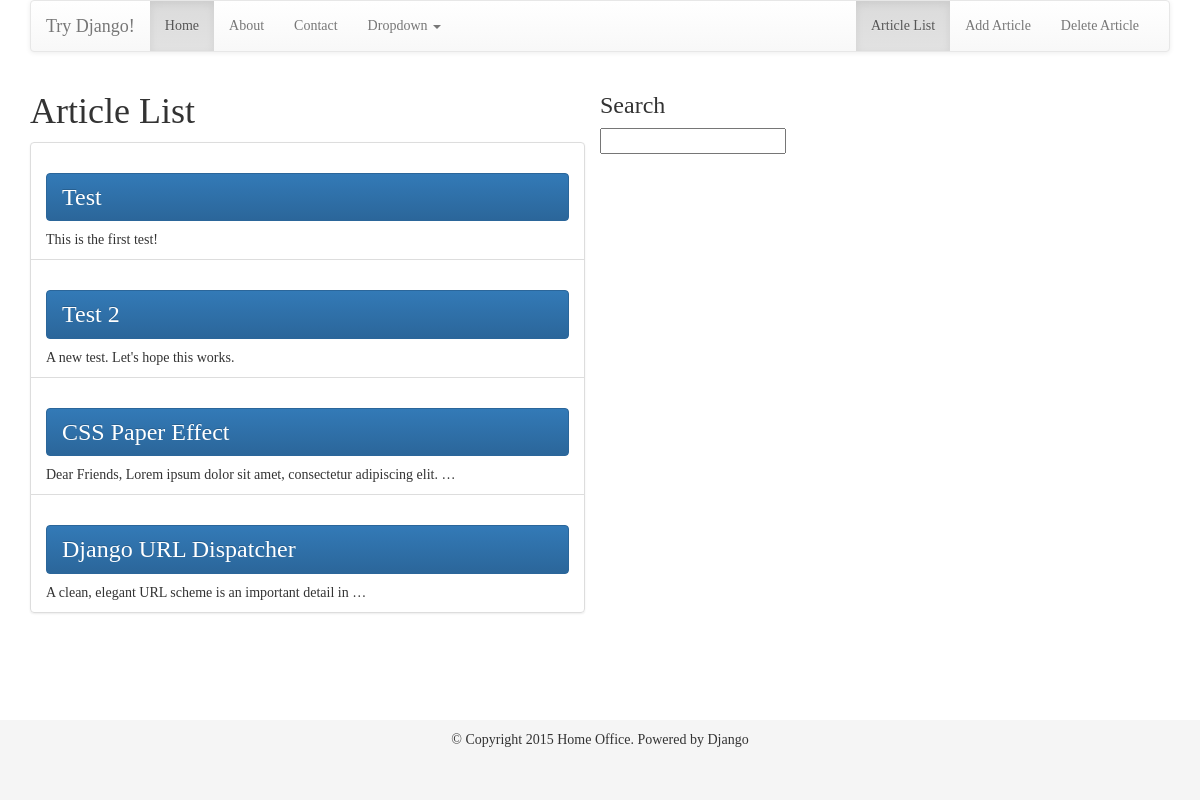
/articles/, run on an earlier commit of the app's database.
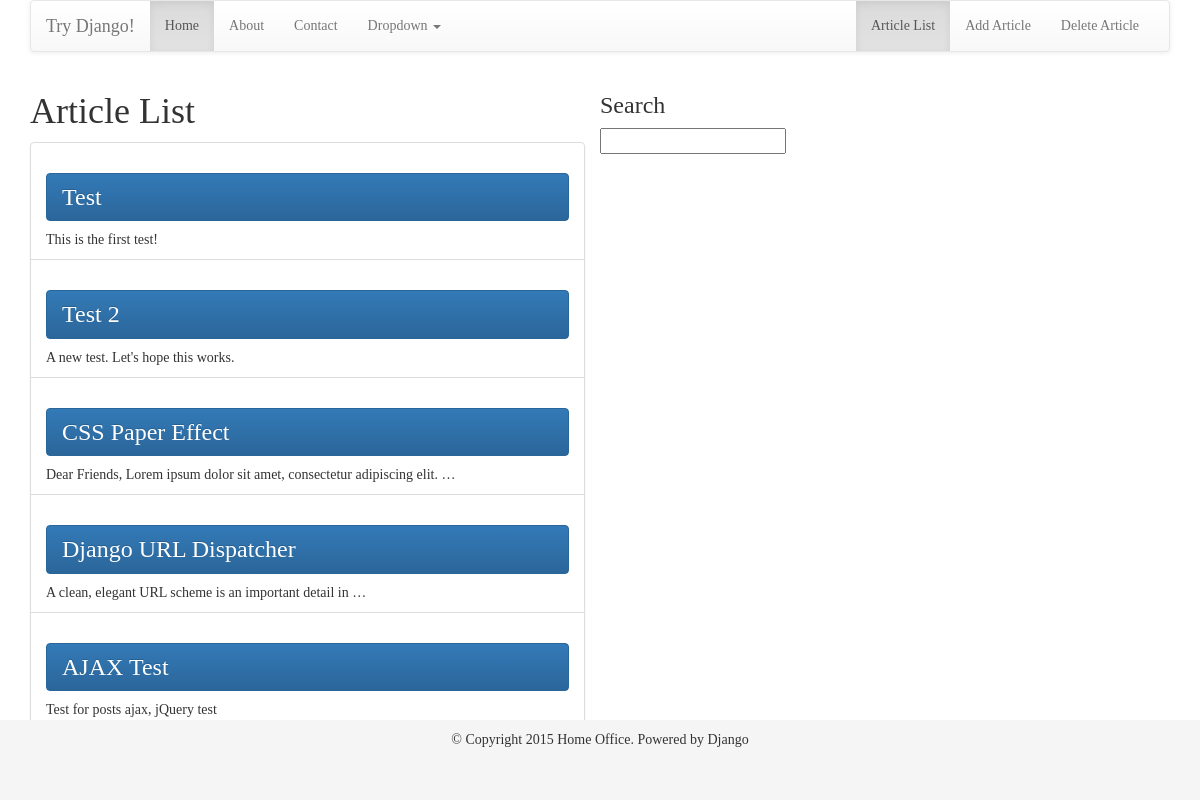
And on a later commit of the database.
### article/models.py (models this page shows)
class Article(models.Model):
    title = models.CharField(max_length=254)
    body = models.TextField()
    pub_date = models.DateTimeField('date published', auto_now_add=True, auto_now=False)
    def __unicode__(self):
        return self.title
    def get_absolute_url(self):
        return reverse('article', kwargs={'pk': self.pk})

### article/views.py (the view)
class ArticleListView(ListView):
    model = Article
    template_name = 'article_list.html'
    context_object_name = 'article_list'    # article_list (built in context name)

### templates/article/article_list.html (shortened to what this page needs)
{% extends 'base.html' %}
{% load staticfiles %}
{% block content %}
<div class="row">
    <div class="col-sm-6">
        <h1>Article List</h1>
        <ul class="list-group">
            {% for article in object_list %}
                <li class="list-group-item">
                    <h3><a href="{{ article.get_absolute_url }}"class="list-group-item active">{{ article }}</a></h3>
                    <p class="list-group-item-text">{{ article.body| truncatewords:10 }}</p>
                </li>
                    {% empty %}
                    <li class="list-group-item">You have no lists</li>
            {% endfor %}
        </ul>
    </div>
    <h3>Search</h3>
        <input type="text" id="search" name="search"/>{% csrf_token %}
{% endblock %}

### templates/base.html (shortened to what this page needs)
{% load staticfiles %}
<!DOCTYPE html>
<html lang="en">
<head>
<link rel="stylesheet" href="//netdna.bootstrapcdn.com/bootstrap/3.0.3/css/bootstrap.min.css">
<link rel="stylesheet" href="//netdna.bootstrapcdn.com/bootstrap/3.0.3/css/bootstrap-theme.min.css">
<link rel="stylesheet" type="text/css" href="{% static 'css/custom-font.css' %}">
<link rel="stylesheet" type="text/css" href="{% static 'css/footer.css' %}">
</head>
<body>
  <div class="container">
      <nav class="navbar navbar-default">
        <div class="container-fluid">
          <div class="navbar-header">
            <a class="navbar-brand" href="#">Try Django!</a>
          </div>
          <div id="navbar" class="navbar-collapse collapse">
            <ul class="nav navbar-nav">
              <li class="active"><a href="{% url 'home' %}">Home</a></li>
              <li><a href="#">About</a></li>
              <li><a href="#">Contact</a></li>
              <li class="dropdown">
                <a href="#" class="dropdown-toggle" data-toggle="dropdown" role="button" aria-haspopup="true" aria-expanded="false">Dropdown <span class="caret"></span></a>
              </li>
            </ul>
            <ul class="nav navbar-nav navbar-right">
              <li class="active"><a href="{% url 'articles' %}">Article List<span class="sr-only">(current)</span></a></li>
              <li><a href="{% url 'create' %}">Add Article</a></li>
              <li><a href="#">Delete Article</a></li>
            </ul>
          </div>
        </div>
      </nav>
    {% block content %}
    {% endblock %}
  <footer class="footer">
      <div class="container center-text">
        <p class="text-muted"><center>© Copyright 2015 Home Office. Powered by Django</center></p>
      </div>
  </footer>
</body>
</html>

### static/css/footer.css (style rules this page uses)
.footer { width:100%; height:80px; background-color:#F5F5F5; background-attachment: scroll; background-position: 0% 0%; position: fixed; bottom: 0pt; left: 0pt; }

What changed in the data, as far as the page shows it:
added Article: title "AJAX Test", body "Test for posts ajax, jQuery test"
